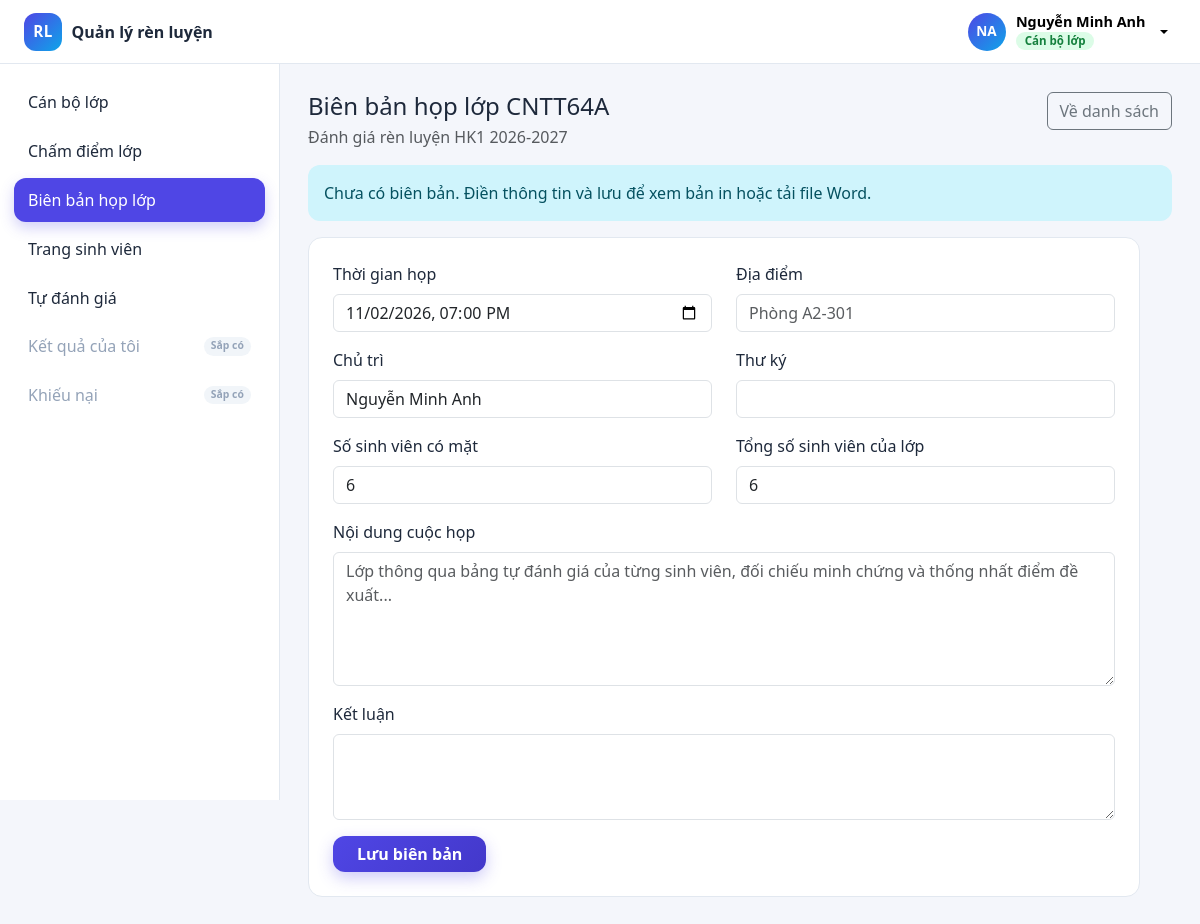
Screenshot of /minute/show/2 (signed in) with the database file from the repository.
### tables this page shows
CREATE TABLE users (
    id                      INT UNSIGNED NOT NULL AUTO_INCREMENT,
    username                VARCHAR(50)  NOT NULL COMMENT 'Mã đăng nhập: SV dùng mã sinh viên, GVCN/Admin dùng mã cán bộ',
    email                   VARCHAR(150) NULL,
    password_hash           VARCHAR(255) NOT NULL COMMENT 'Băm bằng password_hash() của PHP',
    full_name               VARCHAR(100) NOT NULL,
    phone                   VARCHAR(20)  NULL,
    role_id                 INT UNSIGNED NOT NULL,
    status                  ENUM('pending','active','locked') NOT NULL DEFAULT 'active'
                            COMMENT 'pending = chờ kích hoạt, active = dùng được, locked = bị khóa (không đăng nhập được)',
    must_change_password    TINYINT(1)   NOT NULL DEFAULT 0 COMMENT '1 = bắt buộc đổi mật khẩu ở lần đăng nhập đầu',
    created_by              INT UNSIGNED NULL COMMENT 'Người đã tạo tài khoản này (cấp cao hơn); NULL = tài khoản gốc từ seed',
    last_login_at           DATETIME     NULL,
    reset_token_hash        CHAR(64)     NULL COMMENT 'SHA-256 của token đặt lại mật khẩu',
    reset_token_expires_at  DATETIME     NULL,
    created_at              TIMESTAMP    NOT NULL DEFAULT CURRENT_TIMESTAMP,
    updated_at              TIMESTAMP    NOT NULL DEFAULT CURRENT_TIMESTAMP ON UPDATE CURRENT_TIMESTAMP,
    PRIMARY KEY (id),
    UNIQUE KEY uq_users_username (username),
    UNIQUE KEY uq_users_email (email),
    KEY idx_users_role (role_id),
    KEY idx_users_created_by (created_by),
    CONSTRAINT fk_users_role FOREIGN KEY (role_id) REFERENCES roles (id)
        ON UPDATE CASCADE ON DELETE RESTRICT,
    CONSTRAINT fk_users_created_by FOREIGN KEY (created_by) REFERENCES users (id)
        ON UPDATE CASCADE ON DELETE SET NULL
);

CREATE TABLE classes (
    id         INT UNSIGNED NOT NULL AUTO_INCREMENT,
    code       VARCHAR(30)  NOT NULL COMMENT 'Mã lớp',
    name       VARCHAR(150) NOT NULL,
    faculty_id INT UNSIGNED NOT NULL,
    cohort     VARCHAR(20)  NOT NULL COMMENT 'Khóa, ví dụ K64 (lọc thống kê theo khóa)',
    advisor_id INT UNSIGNED NULL COMMENT 'GVCN / cố vấn học tập (users, vai trò advisor)',
    monitor_id INT UNSIGNED NULL COMMENT 'Cán bộ lớp (students) - FK thêm ở cuối file',
    created_at TIMESTAMP    NOT NULL DEFAULT CURRENT_TIMESTAMP,
    updated_at TIMESTAMP    NOT NULL DEFAULT CURRENT_TIMESTAMP ON UPDATE CURRENT_TIMESTAMP,
    PRIMARY KEY (id),
    UNIQUE KEY uq_classes_code (code),
    KEY idx_classes_faculty (faculty_id),
    KEY idx_classes_cohort (cohort),
    KEY idx_classes_advisor (advisor_id),
    CONSTRAINT fk_classes_faculty FOREIGN KEY (faculty_id) REFERENCES faculties (id)
        ON UPDATE CASCADE ON DELETE RESTRICT,
    CONSTRAINT fk_classes_advisor FOREIGN KEY (advisor_id) REFERENCES users (id)
        ON UPDATE CASCADE ON DELETE SET NULL
);

CREATE TABLE evaluation_periods (
    id             INT UNSIGNED NOT NULL AUTO_INCREMENT,
    name           VARCHAR(150) NOT NULL,
    semester_id    INT UNSIGNED NOT NULL,
    framework_id   INT UNSIGNED NOT NULL COMMENT 'Khung điểm áp dụng cho đợt này',
    start_at       DATETIME     NOT NULL COMMENT 'Mốc 1: bắt đầu đợt',
    student_end_at DATETIME     NOT NULL COMMENT 'Mốc 2: hạn sinh viên nộp',
    class_end_at   DATETIME     NOT NULL COMMENT 'Mốc 3: hạn lớp chấm',
    advisor_end_at DATETIME     NOT NULL COMMENT 'Mốc 4: hạn GVCN duyệt',
    status         ENUM('open','locked') NOT NULL DEFAULT 'open',
    locked_at      DATETIME     NULL,
    note           VARCHAR(500) NULL,
    created_by     INT UNSIGNED NULL,
    created_at     TIMESTAMP    NOT NULL DEFAULT CURRENT_TIMESTAMP,
    updated_at     TIMESTAMP    NOT NULL DEFAULT CURRENT_TIMESTAMP ON UPDATE CURRENT_TIMESTAMP,
    PRIMARY KEY (id),
    KEY idx_periods_semester (semester_id),
    KEY idx_periods_framework (framework_id),
    KEY idx_periods_status_end (status, advisor_end_at),
    CONSTRAINT fk_periods_semester FOREIGN KEY (semester_id) REFERENCES semesters (id)
        ON UPDATE CASCADE ON DELETE RESTRICT,
    CONSTRAINT fk_periods_framework FOREIGN KEY (framework_id) REFERENCES criteria_frameworks (id)
        ON UPDATE CASCADE ON DELETE RESTRICT,
    CONSTRAINT fk_periods_creator FOREIGN KEY (created_by) REFERENCES users (id)
        ON UPDATE CASCADE ON DELETE SET NULL
);

### views/class/minutes.php (the view, shortened to what the rows shown need)
<?php
$val = function ($key, $default = '') use ($old, $minute) {
    return isset($old[$key]) && is_string($old[$key]) ? $old[$key] : (string) ($minute[$key] ?? $default);
};
?>
<div class="d-flex justify-content-between align-items-start mb-3">
    <div>
        <h1 class="h4 mb-1">Biên bản họp lớp <?= e($class['code']) ?></h1>
        <div class="text-muted"><?= e($period['name']) ?></div>
    </div>
</div>
<form method="post" action="<?= e(url('minute/save/' . $period['id'])) ?>" class="card-block p-4" style="max-width: 52rem">
    <div class="row">
        <div class="col-6 mb-3"><label class="form-label" for="chairperson">Chủ trì</label>
            <input class="form-control" id="chairperson" name="chairperson" maxlength="100" required value="<?= e($val('chairperson', $user['full_name'])) ?>"></div>
    </div>
</form>

### views/layouts/header.php (shortened to what the rows shown need)
<?php
$user = Auth::user();
$menu = [];
if (!$bare) {
    $menu = (function () { return require BASE_PATH . '/config/menu.php'; })()[$user['role']] ?? [];
}
?>
<!DOCTYPE html>
<html lang="vi">
<head>
    <link rel="stylesheet" href="<?= e(asset('css/bootstrap.min.css')) ?>">
    <link rel="stylesheet" href="<?= e(asset('css/style.css')) ?>">
</head>
<body>
<?php if (!$bare): ?>
    <header class="topbar">
        <a class="brand" href="<?= e(url(Auth::homeFor($user['role']))) ?>">
            <span class="brand-logo">RL</span> Quản lý rèn luyện
        </a>
        <div class="dropdown">
            <button class="user-btn dropdown-toggle" type="button" data-bs-toggle="dropdown" aria-expanded="false">
                <span class="avatar"><?= e(initials($user['full_name'])) ?></span>
                <span class="user-info text-start">
                    <span class="user-name"><?= e($user['full_name']) ?></span>
                    <span class="role-chip role-<?= e($user['role']) ?>"><?= e(ROLE_LABELS[$user['role']] ?? $user['role']) ?></span>
                </span>
            </button>
        </div>
    </header>
    <div class="app-shell">
        <aside class="sidebar">
            <nav class="side-nav">
                <?php foreach ($menu as $item): ?>
                    <?php [$label, $target, $prefix] = $item; ?>
                    <?php if ($target === null): ?>
                        <span class="side-link disabled"><?= e($label) ?> <small class="soon">Sắp có</small></span>
                    <?php else: ?>
                        <?php
                        $active = false;
                        foreach (array_filter(explode('|', $prefix)) as $one) {
                            if (Router::path() === $one || strpos(Router::path(), $one . '/') === 0) {
                                $active = true;
                            }
                        }
                        ?>
                        <a class="side-link <?= $active ? 'active' : '' ?>" href="<?= e(url($target)) ?>"><?= e($label) ?></a>
                    <?php endif; ?>
                <?php endforeach; ?>
            </nav>
        </aside>
        <main class="app-content">
<?php endif; ?>

### rows the page displays
users: full_name "NA", full_name "Nguyễn Minh Anh", chairperson "Nguyễn Minh Anh"
classes: code "CNTT64A"
evaluation_periods: name "Đánh giá rèn luyện HK1 2026-2027"

### other values shown
ROLE_LABELS[$user['role']] "Cán bộ lớp"
$label "Cán bộ lớp"
$label "Chấm điểm lớp"
$label "Biên bản họp lớp"
$label "Trang sinh viên"
$label "Tự đánh giá"
$label "Kết quả của tôi"
$label "Khiếu nại"
